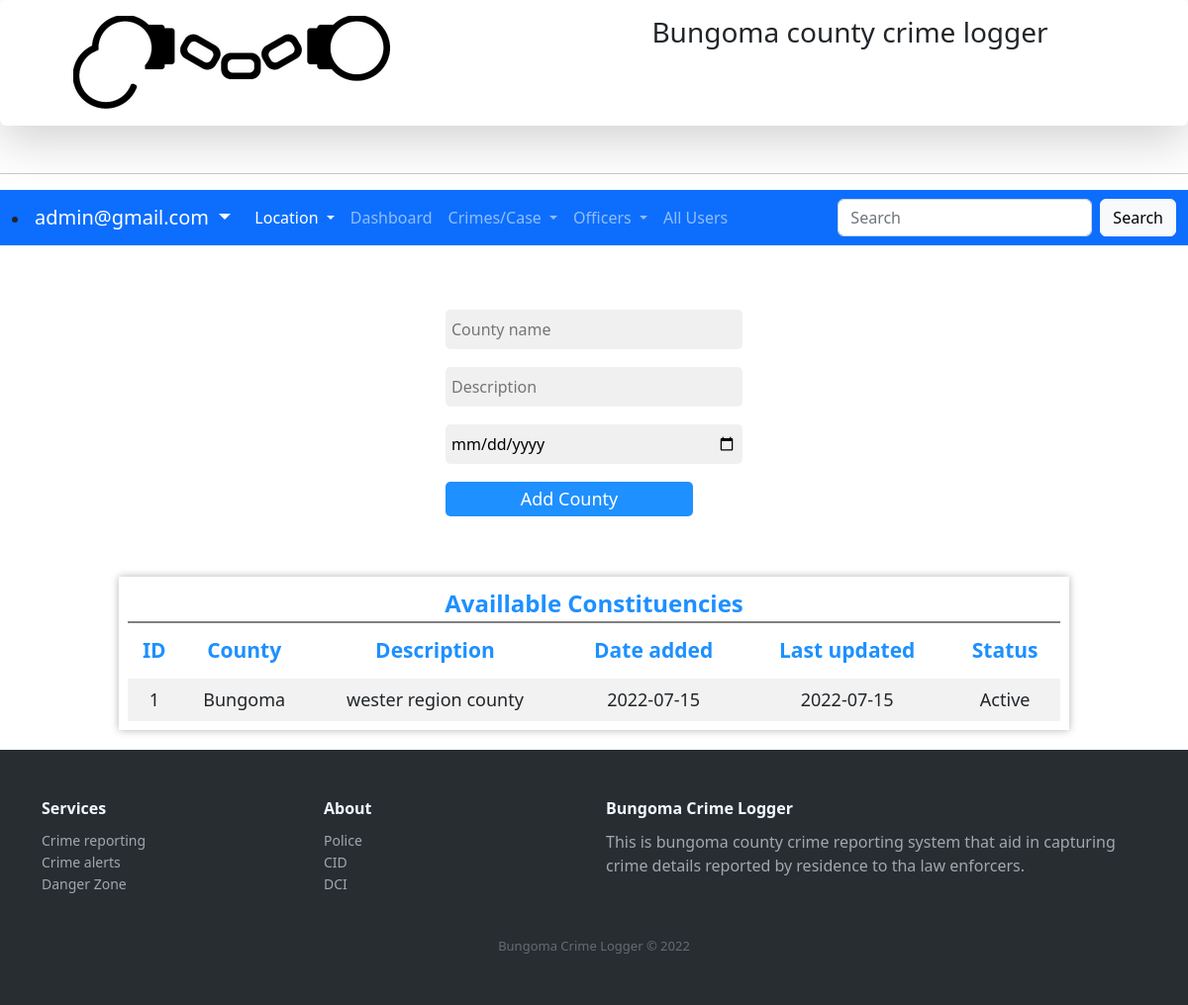
The app's page /addcounty.php (signed in) with its own data.
### tables this page shows
CREATE TABLE IF NOT EXISTS `tblcounty` (
  `countyID` int(12) NOT NULL AUTO_INCREMENT,
  `countyname` varchar(255) NOT NULL,
  `description` varchar(255) NOT NULL,
  `dateadded` date NOT NULL,
  `dateupdated` date NOT NULL,
  `status` int(1) NOT NULL,
  PRIMARY KEY (`countyID`)
);

### addcounty.php (the view, shortened to what this page needs)
<?php require_once('Connections/crimecon.php'); ?>
<?php
$editFormAction = $_SERVER['PHP_SELF'];
if (isset($_SERVER['QUERY_STRING'])) {
  $editFormAction .= "?" . htmlentities($_SERVER['QUERY_STRING']);
}
$maxRows_allcounty = 10;
$pageNum_allcounty = 0;
$startRow_allcounty = $pageNum_allcounty * $maxRows_allcounty;
$query_allcounty = "SELECT * FROM tblcounty";
$query_limit_allcounty = sprintf("%s LIMIT %d, %d", $query_allcounty, $startRow_allcounty, $maxRows_allcounty);
$allcounty = mysql_query($query_limit_allcounty, $crimecon) or die(mysql_error());
$row_allcounty = mysql_fetch_assoc($allcounty);
?>
<!DOCTYPE html PUBLIC "-//W3C//DTD XHTML 1.0 Transitional//EN" "http://www.w3.org/TR/xhtml1/DTD/xhtml1-transitional.dtd">
<html xmlns="http://www.w3.org/1999/xhtml">
<head>
<link rel="stylesheet" type="text/css" href="customcss/myelements.css">
<link rel="stylesheet" type="text/css" href="customcss/navigation.css">
<link rel="stylesheet" type="text/css" href="css/bootstrap.min.css">
<link rel="stylesheet" href="https://cdnjs.cloudflare.com/ajax/libs/ionicons/2.0.1/css/ionicons.min.css">
</head>
<body>
<nav class="shadow-lg p-3 mb-5 bg-body rounded">
   <div class="logoholder">
    <div class="logo-holder">
      <img src="assets/logo/logo.png">
    </div>
    <div class="name-holder">
      <h3>Bungoma county crime logger</h3>
    </div>
   </div>
   </nav>
   <hr>
      <nav class="navbar navbar-expand-lg navbar-dark bg-primary">
  <div class="container-fluid">
    <li class="nav-item dropdown">
          <a class="navbar-brand dropdown-toggle" href="#" id="navbarDropdown" role="button" data-bs-toggle="dropdown" aria-expanded="false">
            <?php echo $_SESSION['username'] ?>
          </a>
        </li>
    <div class="collapse navbar-collapse" id="navbarSupportedContent">
      <ul class="navbar-nav me-auto mb-2 mb-lg-0">
        <li class="nav-item dropdown">
          <a class="nav-link dropdown-toggle  active" href="#" id="navbarDropdown" role="button" data-bs-toggle="dropdown" aria-expanded="false">
            Location
          </a>
        </li>
        <li class="nav-item">
          <a class="nav-link" href="dashboardadmin.php">Dashboard</a>
        </li>
        <li class="nav-item dropdown">
          <a class="nav-link dropdown-toggle" href="#" id="navbarDropdown" role="button" data-bs-toggle="dropdown" aria-expanded="false">
            Crimes/Case
          </a>
        </li>
        <li class="nav-item dropdown">
          <a class="nav-link dropdown-toggle" href="#" id="navbarDropdown" role="button" data-bs-toggle="dropdown" aria-expanded="false">
            Officers
          </a>
        </li>
        <li class="nav-item">
          <a class="nav-link" href="#">All Users</a>
        </li>
      </ul>
      <form class="d-flex">
        <input class="form-control me-2" type="search" placeholder="Search" aria-label="Search">
        <button class="btn btn-light" type="submit">Search</button>
      </form>
    </div>
  </div>
</nav>
<br><br>
<form action="<?php echo $editFormAction; ?>" method="post" name="form1" id="form1">
  <table align="center">
    <tr valign="baseline">
      <td><input type="text" name="countyname" value="" placeholder="County name" class="myinputtext" /></td>
    </tr>
    <tr valign="baseline">
      <td><input type="text" name="description" value="" placeholder="Description" class="myinputtext" /></td>
    </tr>
    <tr valign="baseline">
      <td><input type="date" name="dateadded" value="" class="myinputtext" /></td>
    </tr>
    <tr valign="baseline">
      <td><input type="submit" value="Add County"  class="mybutton" /></td>
    </tr>
  </table>
</form>
<p>&nbsp;</p>
<div class="scroll-table">
  <div class="table-holder">
    <div class="table-caption">
      <label class="largeText dodgerblueText">Availlable Constituencies <span></span></label>
    </div>
    <table>
      <thead>
  <tr>
    <th>ID</th>
    <th>County</th>
    <th>Description</th>
    <th>Date added</th>
    <th>Last updated</th>
    <th>Status</th>
  </tr>
  </thead>
  <tbody>
  <?php do { ?>
    <tr>
      <td><?php echo $row_allcounty['countyID']; ?></td>
      <td><?php echo $row_allcounty['countyname']; ?></td>
      <td><?php echo $row_allcounty['description']; ?></td>
      <td><?php echo $row_allcounty['dateadded']; ?></td>
      <td><?php echo $row_allcounty['dateupdated']; ?></td>
      <td><?php if ($row_allcounty['status'] == 1) {
        echo "Active";
      }else{
        echo "Not Active";
      } ?></td>
    </tr>
    <?php } while ($row_allcounty = mysql_fetch_assoc($allcounty)); ?>
    </tbody>
</table>
  </div>
  </div>
<div class="footer-dark">
        <footer>
            <div class="container">
                <div class="row">
                    <div class="col-sm-6 col-md-3 item">
                        <h3>Services</h3>
                        <ul>
                            <li><a href="#">Crime reporting</a></li>
                            <li><a href="#">Crime alerts</a></li>
                            <li><a href="#">Danger Zone </a></li>
                        </ul>
                    </div>
                    <div class="col-sm-6 col-md-3 item">
                        <h3>About</h3>
                        <ul>
                            <li><a href="#">Police</a></li>
                            <li><a href="#">CID</a></li>
                            <li><a href="#">DCI</a></li>
                        </ul>
                    </div>
                    <div class="col-md-6 item text">
                        <h3>Bungoma  Crime Logger</h3>
                        <p>This is bungoma county crime reporting system that aid in capturing crime details reported by residence to tha law enforcers.</p>
                    </div>
                </div>
                <p class="copyright">Bungoma  Crime Logger &copy; 2022</p>
            </div>
        </footer>
    </div>
</body>
</html>

### customcss/myelements.css (style rules this page uses)
.mybutton { padding: 4px 3px; background: dodgerblue; color: white; font-size: 18px; border-radius: 5px; outline: none; border: none; min-width: 250px; margin-top: 16px; }
.myinputtext { padding: 8px 6px; background: #f0f0f0; font-size: 16px; border-radius: 5px; outline: none; border: none; min-width: 300px; margin-top: 16px; }
.largeText { font-size: 24px; font-weight: bold; }
.dodgerblueText { color: dodgerblue; }
.scroll-table { overflow: hidden; overflow-x: scroll; }
.table-holder { background: #fff; width: 80%; min-width: 750px; margin-left: 10%; border: 1px solid #fff; box-shadow: 0 0 0.5rem 0 rgba(0 ,0,0,0.3); padding: 8px; margin-top: 20px; margin-bottom: 20px; }
.table-caption { display: flex; justify-content: center; width: 100%; border-bottom: 2px solid grey; }
.table-holder table { width: 100%; }
.table-holder thead { color: dodgerblue; font-size: 21px; text-align: center; background-color: #fff; }
.table-holder th { padding: 12px 8px; }
.table-holder td { text-align: center; font-size: 18px; padding: 8px 6px; }
.table-holder tbody tr:nth-child(odd) { background-color: #f2f2f2; }

### customcss/navigation.css (style rules this page uses)
.logoholder { display: flex; }
.logo-holder { width: 50%; padding-left: 5%; }
.name-holder { width: 50%; padding-left: 5%; }
.footer-dark { padding:50px 0; color:#f0f9ff; background-color:#282d32; }
.footer-dark h3 { margin-top:0; margin-bottom:12px; font-weight:bold; font-size:16px; }
.footer-dark ul { padding:0; list-style:none; line-height:1.6; font-size:14px; margin-bottom:0; }
.footer-dark ul a { color:inherit; text-decoration:none; opacity:0.6; }
.footer-dark .item.text { margin-bottom:36px; }
.footer-dark .item.text p { opacity:0.6; margin-bottom:0; }
.footer-dark .copyright { text-align:center; padding-top:24px; opacity:0.3; font-size:13px; margin-bottom:0; }

### records on screen
tblcounty: countyID "1", countyname "Bungoma", description "wester region county", dateadded "2022-07-15", dateupdated "2022-07-15", status "Active"

### other values on screen
$_SESSION['username'] "admin@gmail.com"
